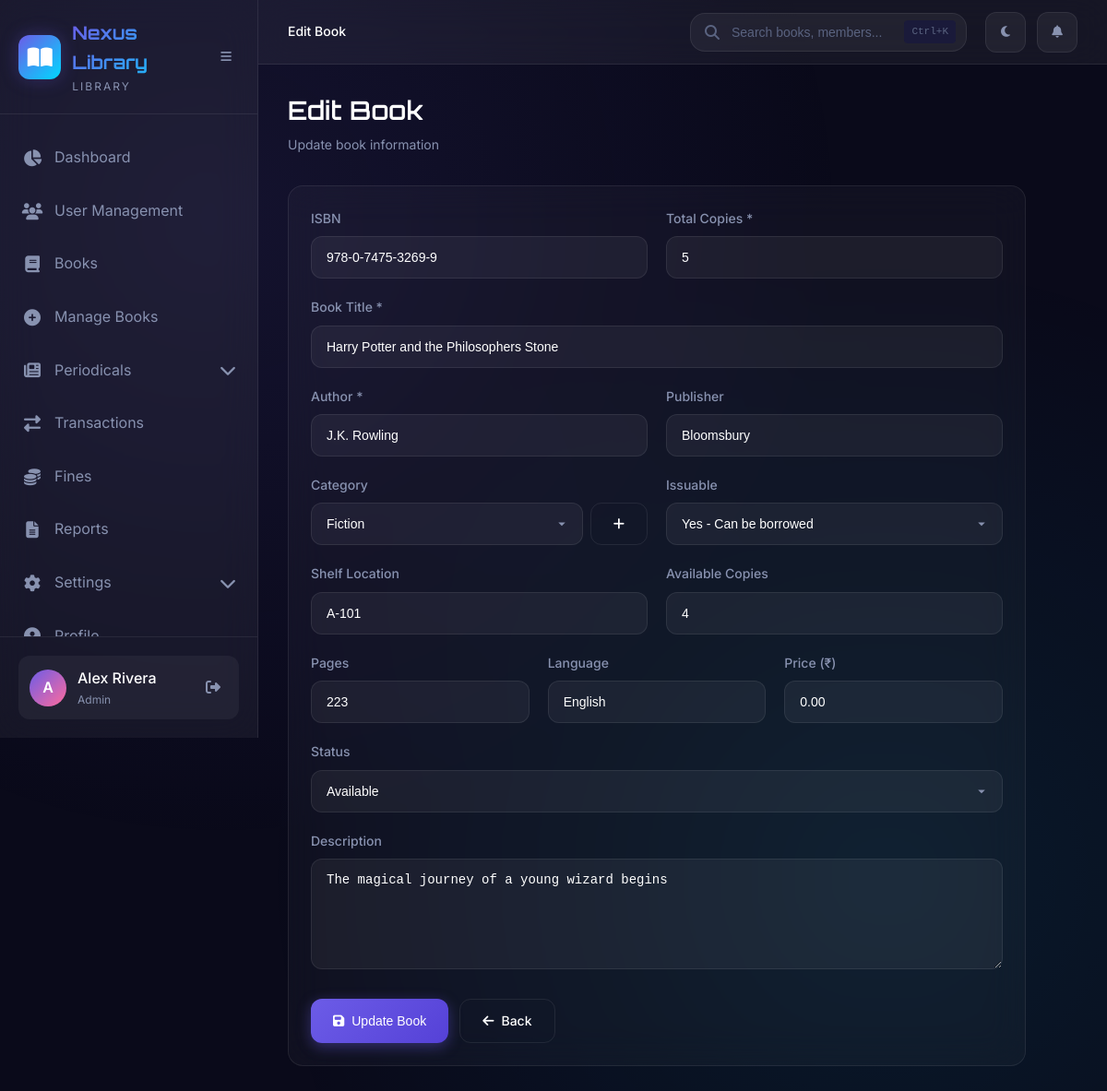
Screenshot of /admin/books/edit.php?id=1 (signed in) with the database file from the repository.
### tables this page shows
CREATE TABLE IF NOT EXISTS books (
    id INT PRIMARY KEY AUTO_INCREMENT,
    isbn VARCHAR(20) UNIQUE,
    title VARCHAR(255) NOT NULL,
    author VARCHAR(200) NOT NULL,
    publisher VARCHAR(200),
    category_id INT,
    type ENUM('book', 'magazine', 'newspaper') DEFAULT 'book',
    issuable ENUM('yes', 'no') DEFAULT 'yes',
    description TEXT,
    shelf_location VARCHAR(50),
    total_copies INT DEFAULT 1,
    available_copies INT DEFAULT 1,
    price DECIMAL(10,2) DEFAULT 0.00,
    pages INT,
    language VARCHAR(50) DEFAULT 'English',
    cover_image VARCHAR(255) DEFAULT NULL,
    qr_code VARCHAR(255) DEFAULT NULL,
    status ENUM('available', 'reserved', 'maintenance', 'lost') DEFAULT 'available',
    created_at TIMESTAMP DEFAULT CURRENT_TIMESTAMP,
    updated_at TIMESTAMP DEFAULT CURRENT_TIMESTAMP ON UPDATE CURRENT_TIMESTAMP,
    FOREIGN KEY (category_id) REFERENCES categories(id) ON DELETE SET NULL
);

CREATE TABLE IF NOT EXISTS categories (
    id INT PRIMARY KEY AUTO_INCREMENT,
    name VARCHAR(100) NOT NULL UNIQUE,
    description TEXT,
    created_at TIMESTAMP DEFAULT CURRENT_TIMESTAMP
);

### admin/books/edit.php (the view, shortened to what this page needs)
<?php
require_once __DIR__ . '/../../config/db.php';
$book_id = intval($_GET['id'] ?? 0);
$stmt = $conn->prepare("SELECT * FROM books WHERE id = ?");
$stmt->bind_param("i", $book_id);
$stmt->execute();
$book = $stmt->get_result()->fetch_assoc();
$categories = $conn->query("SELECT * FROM categories ORDER BY name");
?>
<!DOCTYPE html>
<html lang="en">
<head>
    <link rel="stylesheet" href="https://cdnjs.cloudflare.com/ajax/libs/font-awesome/6.4.0/css/all.min.css">
    <link rel="stylesheet" href="<?php echo SITE_URL; ?>/assets/css/style.css">
</head>
<body>
    <div class="app-container">
        <?php include __DIR__ . '/../../includes/sidebar.php'; ?>
        <div class="main-content">
            <?php include __DIR__ . '/../../includes/topbar.php'; ?>
            <main class="page-content">
                <div class="page-header">
                    <div>
                        <h1 class="page-title">Edit Book</h1>
                        <p class="page-subtitle">Update book information</p>
                    </div>
                </div>
                <div class="card" style="max-width: 800px;">
                    <form method="POST" action="" data-validate>
                        <div class="form-row">
                            <div class="form-group">
                                <label class="form-label">ISBN</label>
                                <input type="text" name="isbn" class="form-input" value="<?php echo htmlspecialchars($book['isbn'] ?? ''); ?>">
                            </div>
                            <div class="form-group">
                                <label class="form-label">Total Copies *</label>
                                <input type="number" name="total_copies" class="form-input" min="1" value="<?php echo $book['total_copies']; ?>" required>
                            </div>
                        </div>
                        <div class="form-group">
                            <label class="form-label">Book Title *</label>
                            <input type="text" name="title" class="form-input" required value="<?php echo htmlspecialchars($book['title']); ?>">
                        </div>
                        <div class="form-row">
                            <div class="form-group">
                                <label class="form-label">Author *</label>
                                <input type="text" name="author" class="form-input" required value="<?php echo htmlspecialchars($book['author']); ?>">
                            </div>
                            <div class="form-group">
                                <label class="form-label">Publisher</label>
                                <input type="text" name="publisher" class="form-input" value="<?php echo htmlspecialchars($book['publisher'] ?? ''); ?>">
                            </div>
                        </div>
                        <div class="form-row">
                            <div class="form-group" style="flex: 1;">
                                <label class="form-label">Category</label>
                                <div style="display: flex; gap: 8px;">
                                    <select name="category_id" id="categorySelect" class="form-select" style="flex: 1;">
                                        <?php
                                        $categories->data_seek(0);
                                        while ($cat = $categories->fetch_assoc()): ?>
                                            <option value="<?php echo $cat['id']; ?>" <?php echo $book['category_id'] == $cat['id'] ? 'selected' : ''; ?>>
                                                <?php echo htmlspecialchars($cat['name']); ?>
                                            </option>
                                        <?php endwhile; ?>
                                    </select>
                                    <button type="button" class="btn btn-secondary" onclick="openModal('addCategoryInlineModal')" title="Add New Category">
                                        <i class="fas fa-plus"></i>
                                    </button>
                                </div>
                            </div>
                            <div class="form-group">
                                <label class="form-label">Issuable</label>
                                <select name="issuable" class="form-select">
                                    <option value="yes" <?php echo ($book['issuable'] ?? 'yes') === 'yes' ? 'selected' : ''; ?>>Yes - Can be borrowed</option>
                                </select>
                            </div>
                        </div>
                        <div class="form-row">
                            <div class="form-group">
                                <label class="form-label">Shelf Location</label>
                                <input type="text" name="shelf_location" class="form-input" value="<?php echo htmlspecialchars($book['shelf_location'] ?? ''); ?>">
                            </div>
                            <div class="form-group">
                                <label class="form-label">Available Copies</label>
                                <input type="number" name="available_copies" class="form-input" min="0" value="<?php echo $book['available_copies']; ?>">
                            </div>
                        </div>
                        <div class="form-row">
                            <div class="form-group">
                                <label class="form-label">Pages</label>
                                <input type="number" name="pages" class="form-input" min="1" value="<?php echo $book['pages'] ?? ''; ?>">
                            </div>
                            <div class="form-group">
                                <label class="form-label">Language</label>
                                <input type="text" name="language" class="form-input" value="<?php echo htmlspecialchars($book['language'] ?? 'English'); ?>">
                            </div>
                            <div class="form-group">
                                <label class="form-label">Price (₹)</label>
                                <input type="number" name="price" class="form-input" min="0" step="0.01" value="<?php echo $book['price'] ?? '0'; ?>">
                            </div>
                        </div>
                        <div class="form-row">
                            <div class="form-group">
                                <label class="form-label">Status</label>
                                <select name="status" class="form-select">
                                    <option value="available" <?php echo $book['status'] === 'available' ? 'selected' : ''; ?>>Available</option>
                                </select>
                            </div>
                        </div>
                        <div class="form-group">
                            <label class="form-label">Description</label>
                            <textarea name="description" class="form-textarea"><?php echo htmlspecialchars($book['description'] ?? ''); ?></textarea>
                        </div>
                        <div style="display: flex; gap: 12px; margin-top: 24px;">
                            <button type="submit" class="btn btn-primary">
                                <i class="fas fa-save"></i> Update Book
                            </button>
                            <a href="index.php" class="btn btn-secondary">
                                <i class="fas fa-arrow-left"></i> Back
                            </a>
                        </div>
                    </form>
                </div>
            </main>
        </div>
    </div>
</body>
</html>

### assets/css/style.css (style rules this page uses)
:root { --primary: #6C5CE7; --primary-light: #8B7CF0; --primary-dark: #5541D7; --secondary: #00D9FF; --accent: #FF6B9D; --success: #00E676; --warning: #FFD93D; --danger: #FF4757; --info: #00D9FF; --bg-primary: #0a0a1a; --bg-secondary: #12122a; --bg-tertiary: #1a1a3a; --bg-card: rgba(255, 255, 255, 0.03); --bg-glass: rgba(255, 255, 255, 0.05); --bg-glass-hover: rgba(255, 255, 255, 0.08); --text-primary: #FFFFFF; --text-secondary: #8892B0; --text-muted: #5A6380; --border-color: rgba(255, 255, 255, 0.08); --border-hover: rgba(255, 255, 255, 0.15); --shadow-sm: 0 2px 8px rgba(0, 0, 0, 0.3); --shadow-md: 0 4px 16px rgba(0, 0, 0, 0.4); --shadow-lg: 0 8px 32px rgba(0, 0, 0, 0.5); --shadow-glow: 0 0 20px rgba(108, 92, 231, 0.3); --radius-sm: 8px; --radius-md: 12px; --radius-lg: 16px; --radius-xl: 24px; --transition-fast: 150ms ease; --transition-normal: 300ms ease; --transition-slow: 500ms ease; --sidebar-width: 280px; --sidebar-collapsed: 80px; --topbar-height: 70px; }
*, *::before, *::after { margin: 0; padding: 0; box-sizing: border-box; }
html { font-size: 16px; scroll-behavior: smooth; }
body { font-family: 'Inter', -apple-system, BlinkMacSystemFont, sans-serif; background: var(--bg-primary); color: var(--text-primary); line-height: 1.6; min-height: 100vh; overflow-x: hidden; }
body::before { content: ''; position: fixed; top: 0; left: 0; width: 100%; height: 100%; background: radial-gradient(circle at 20% 20%, rgba(108, 92, 231, 0.1) 0%, transparent 50%), radial-gradient(circle at 80% 80%, rgba(0, 217, 255, 0.08) 0%, transparent 50%); pointer-events: none; z-index: -1; }
a { color: var(--primary-light); text-decoration: none; transition: color var(--transition-fast); }
h1, h2, h3, h4, h5, h6 { font-family: 'Orbitron', sans-serif; font-weight: 600; line-height: 1.3; margin-bottom: 0.5em; }
h1 { font-size: 2.5rem; }
.app-container { display: flex; min-height: 100vh; }
.main-content { flex: 1; margin-left: var(--sidebar-width); min-height: 100vh; display: flex; flex-direction: column; transition: margin-left var(--transition-normal); }
.page-content { flex: 1; padding: 32px; animation: fadeIn 0.4s ease; }
.card { background: var(--bg-card); backdrop-filter: blur(20px); border: 1px solid var(--border-color); border-radius: var(--radius-lg); padding: 24px; transition: all var(--transition-normal); }
.btn { display: inline-flex; align-items: center; justify-content: center; gap: 8px; padding: 12px 24px; font-size: 14px; font-weight: 500; border-radius: var(--radius-md); border: none; cursor: pointer; transition: all var(--transition-fast); text-decoration: none; }
.btn-primary { background: linear-gradient(135deg, var(--primary), var(--primary-dark)); color: white; box-shadow: 0 4px 15px rgba(108, 92, 231, 0.4); }
.btn-secondary { background: transparent; color: var(--text-primary); border: 1px solid var(--border-color); }
.form-group { margin-bottom: 20px; }
.form-label { display: block; font-size: 14px; font-weight: 500; margin-bottom: 8px; color: var(--text-secondary); }
.form-input, .form-select, .form-textarea { width: 100%; padding: 14px 16px; background: var(--bg-glass); border: 1px solid var(--border-color); border-radius: var(--radius-md); color: var(--text-primary); font-size: 14px; transition: all var(--transition-fast); }
.form-input::placeholder { color: var(--text-muted); }
.form-select { cursor: pointer; appearance: none; background-repeat: no-repeat; background-position: right 16px center; padding-right: 44px; }
.form-select option { background: var(--bg-secondary); color: var(--text-primary); }
.form-textarea { min-height: 120px; resize: vertical; }
.form-row { display: grid; grid-template-columns: repeat(auto-fit, minmax(200px, 1fr)); gap: 20px; }
.page-header { display: flex; justify-content: space-between; align-items: center; margin-bottom: 32px; flex-wrap: wrap; gap: 20px; }
.page-title { font-size: 28px; margin-bottom: 8px; }
.page-subtitle { color: var(--text-secondary); font-size: 14px; }

### rows the page displays
books: isbn "978-0-7475-3269-9", total_copies "5", title "Harry Potter and the Philosophers Stone", author "J.K. Rowling", publisher "Bloomsbury", category_id "Fiction", issuable "Yes - Can be borrowed", shelf_location "A-101", available_copies "4", pages "223", language "English", price "0.00", status "Available", description "The magical journey of a young wizard begins"

### other values shown
getLibraryName() "Nexus Library"
substr($user_name, 0, 1) "A"
$user_name "Alex Rivera"
$user_role "Admin"
$page_title "Edit Book"
